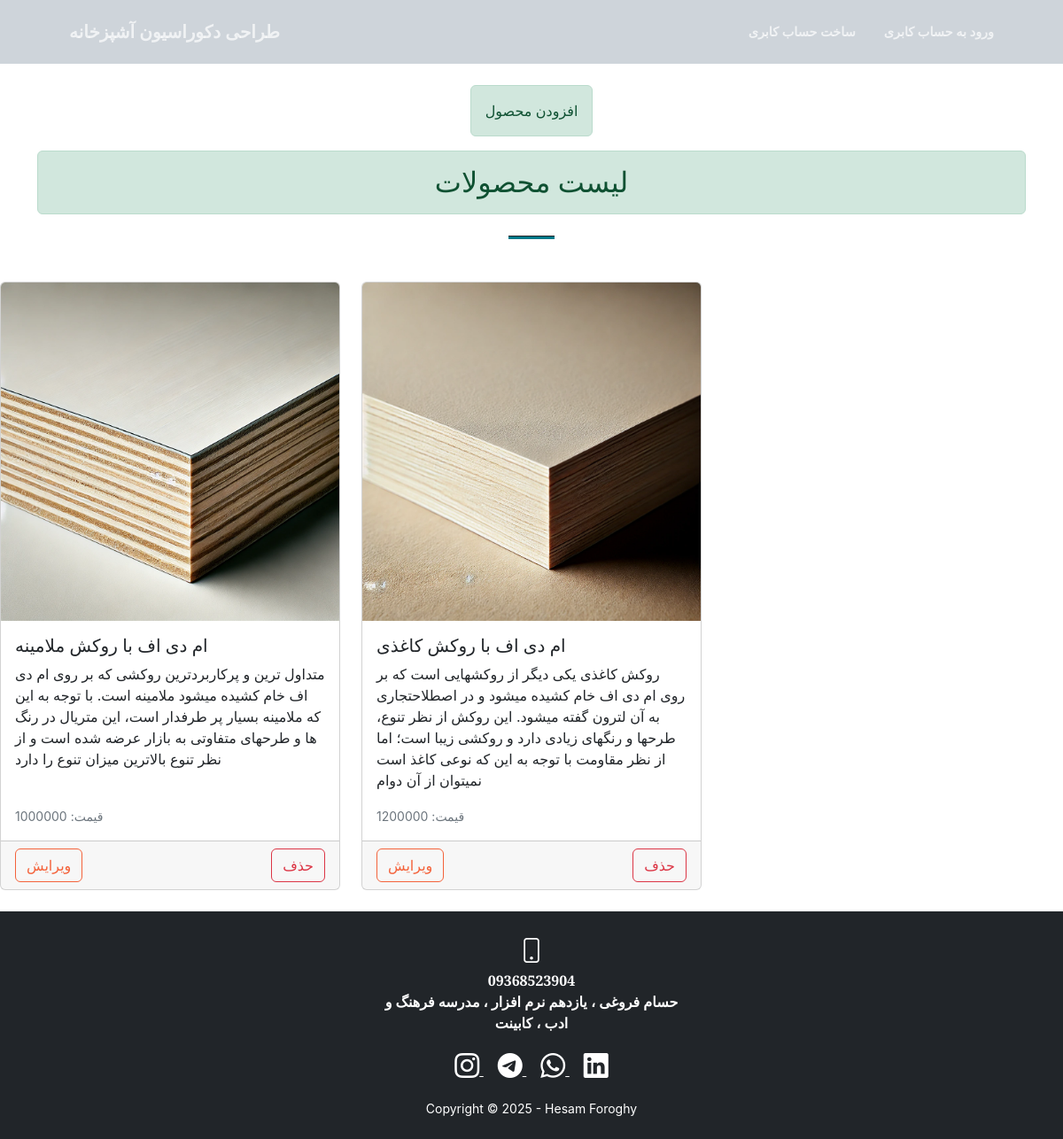
Before: /modiriat.php with the older database file.
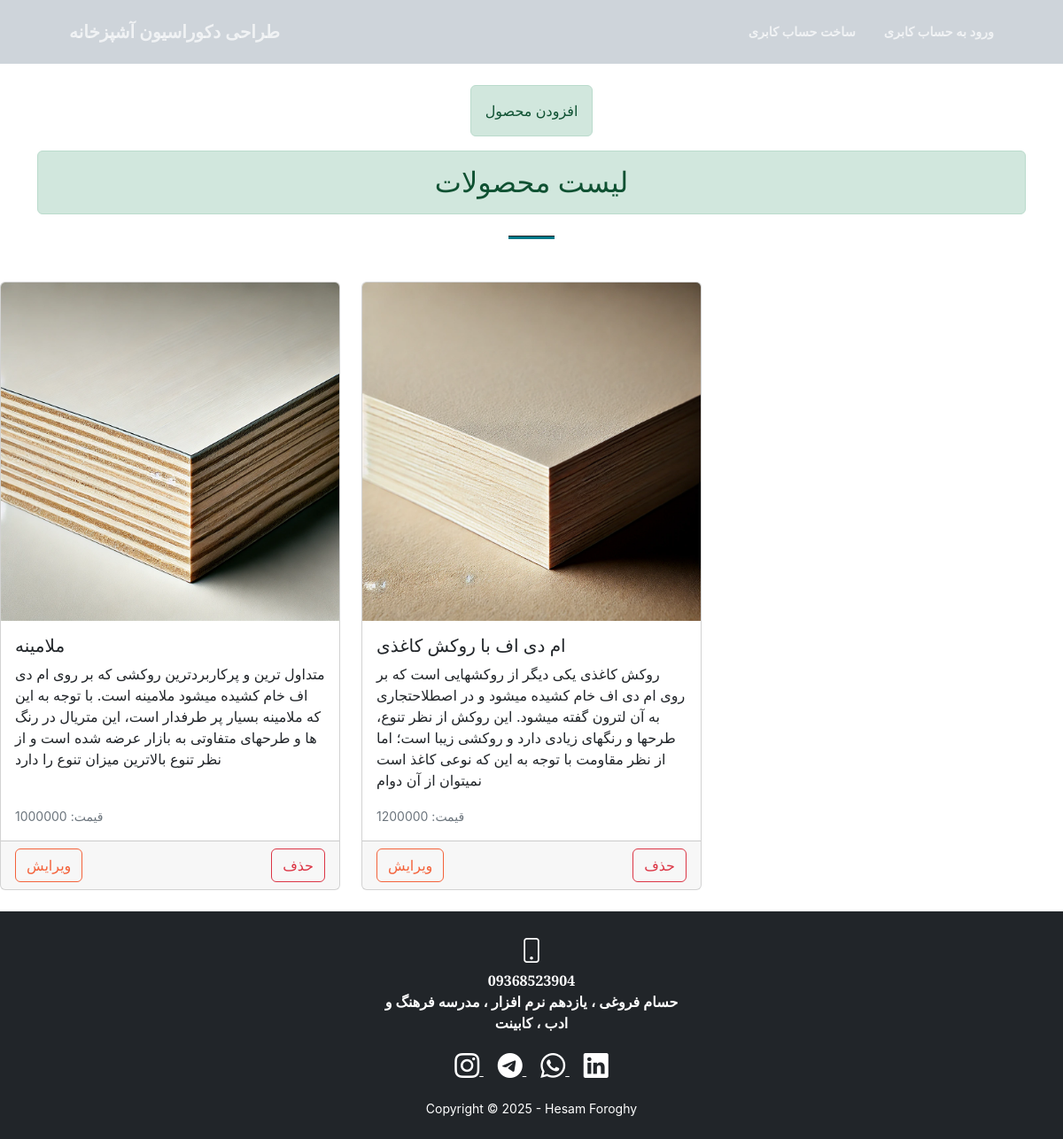
After: the same page with the newer database file.
### tables this page shows
CREATE TABLE IF NOT EXISTS `product` (
  `name` text NOT NULL,
  `imageurl` text NOT NULL,
  `id` int NOT NULL AUTO_INCREMENT,
  `ghymat` int NOT NULL,
  `explane` text NOT NULL,
  PRIMARY KEY (`id`)
);

### modiriat.php (the view, shortened to what this page needs)
<?php include("navbar.php"); ?>
<div class="container my-5">
  <div class="text-center mb-4">
    <br></br>
    <a class="alert alert-success nav-link d-inline-block mb-3" role="alert" href="citynew.php">افزودن محصول</a>
    <h2 class="alert alert-success" role="alert">لیست محصولات</h2>
    <hr class="divider" />
  </div>
</div>
  <div class="row">
    <?php
    include("connect.php");
    $b = mysqli_query($a, "SELECT * FROM `product`");
    while ($row = mysqli_fetch_array($b)) {
    ?>
      <div class="col-md-4 mb-4 d-flex align-items-stretch">
        <div class="card h-100">
          <img src="<?php echo $row["imageurl"]; ?>" class="card-img-top" alt="تصویر محصول">
          <div class="card-body d-flex flex-column">
            <h5 class="card-title"><?php echo $row["name"]; ?></h5>
            <p class="card-text"><?php echo $row["explane"]; ?></p>
            <p class="card-text mt-auto"><small class="text-muted">قیمت: <?php echo $row["ghymat"]; ?></small></p>
          </div>
          <div class="card-footer d-flex justify-content-between">
            <a href="cityedit.php?id=<?php echo $row["id"]; ?>" class="btn btn-outline-primary">ویرایش</a>
            <a href="citydelete.php?id=<?php echo $row["id"]; ?>" class="btn btn-outline-danger">حذف</a>
          </div>
        </div>
      </div>
    <?php } ?>
  </div>
<?php include("footer.php"); ?>

### navbar.php (shortened to what this page needs)
<!DOCTYPE html>
<html lang="fa">
    <head>
        <link href="https://cdn.jsdelivr.net/npm/bootstrap-icons@1.5.0/font/bootstrap-icons.css" rel="stylesheet" />
        <link href="https://cdn.jsdelivr.net/npm/bootstrap@5.3.0-alpha1/dist/css/bootstrap.min.css" rel="stylesheet">
        <link href="https://cdnjs.cloudflare.com/ajax/libs/SimpleLightbox/2.1.0/simpleLightbox.min.css" rel="stylesheet" />
        <link href="css/styles.css" rel="stylesheet" />
        <link href="list.css" rel="stylesheet" />
    </head>
    <body id="page-top">
        <nav class="navbar navbar-expand-lg bg-dark-subtle fixed-top py-3 nav"  id="mainNav">
            <div class="container px-4 px-lg-5" >
                <a class="navbar-brand"  href="index.php">طراحی دکوراسیون آشپزخانه</a>
                <div class="collapse navbar-collapse" id="navbarResponsive">
                    <ul class="navbar-nav ms-auto my-2 my-lg-0">
                    <?php if(isset($_SESSION["login"])){ ?>
                          <li class="nav-item">
                           <a class="nav-link " href="logout.php"> خروج از حساب کاربری</a>
                          </li>
                          <li class="nav-item"><a class="nav-link" href="sabad_kharid.php"> سبد خرید  </a></li>
                          <li class="nav-item"><a class="nav-link" href="#fo">درباره ما</a></li>
                          <?php } else { ?>
                            <li class="nav-item"><a class="nav-link" href="register.php">ساخت حساب کابری</a></li>
                            <li class="nav-item"><a class="nav-link" href="login.php">ورود به حساب کابری</a></li>
                           <?php } ?>
                    </ul>
                </div>
            </div>
        </nav>
    </body>
</html>

### footer.php (shortened to what this page needs)
<!DOCTYPE html>
<html lang="fa">
    <head>
        <link href="https://cdn.jsdelivr.net/npm/bootstrap-icons@1.5.0/font/bootstrap-icons.css" rel="stylesheet" />
        <link href="https://cdn.jsdelivr.net/npm/bootstrap@5.3.0-alpha1/dist/css/bootstrap.min.css" rel="stylesheet">
        <link href="https://cdnjs.cloudflare.com/ajax/libs/SimpleLightbox/2.1.0/simpleLightbox.min.css" rel="stylesheet" />
        <link href="css/styles.css" rel="stylesheet" />
    </head>
        <footer class="bg-dark text-white py-4" id="fo">
            <div class="container text-center">
                <div class="row gx-4 gx-lg-5 justify-content-center">
                    <div class="col-lg-4 mb-3">
                        <i class="bi bi-phone fs-3 mb-2"></i>
                        <div class="fw-bold">09368523904
                           <div class="fw-bold"> حسام فروغی ، یازدهم نرم افزار ، مدرسه فرهنگ و ادب ، کابینت</div>
                        </div>
                    </div>
                </div>
            </div>
            <div class="container text-center">
                <div class="mb-3">
                    <a href="https://instagram.com" class="text-white mx-2" target="_blank">
                        <i class="bi bi-instagram fs-3"></i>
                    </a>
                    <a href="https://t.me" class="text-white mx-2" target="_blank">
                        <i class="bi bi-telegram fs-3"></i>
                    </a>
                    <a href="https://wa.me" class="text-white mx-2" target="_blank">
                        <i class="bi bi-whatsapp fs-3"></i>
                    </a>
                    <a href="https://linkedin.com" class="text-white mx-2" target="_blank">
                        <i class="bi bi-linkedin fs-3"></i>
                    </a>
                </div>
                <div class="small text-center">
                    Copyright &copy; <script>document.write(new Date().getFullYear());</script> - Hesam Foroghy
                </div>
            </div>
        </footer>
</html>

### list.css (style rules this page uses)
.nav { color: rgb(2, 2, 2); }

Changed rows visible on the page:
changed product: name "ام دی اف با روکش ملامینه" → "ملامینه"
